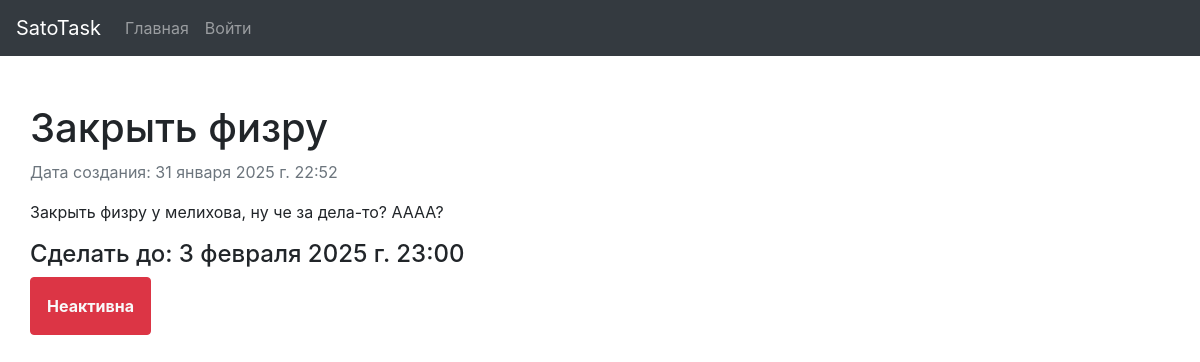
/task/1, run on the app's committed database.
### task/models.py (models this page shows, shortened)
class Task(models.Model):
    name = models.CharField(verbose_name="Название задачи", max_length=100)
    desc = models.TextField(verbose_name="Описание задачи")
    date_to = models.DateTimeField(verbose_name="До скольки выполнить?")
    time_register = models.DateTimeField(auto_now_add=True)
    status = models.CharField(verbose_name="Статус задачи", choices=STATUS_CHOICES , default='active', max_length=20)

### task/views.py (the view)
# urls.py: path('task/<int:id>', task),
def task(request, id):
    tasks = Task.objects.get(id=id)
    return render(request, 'task.html', {'task': tasks})

### task/templates/task.html (shortened to what this page needs)
{% extends 'base.html' %}
{% block content %}
<div class="row">
    <div class="mt-5 bg-muted">
        <div class="task-info">
            <h1 class="content-justify-center">{{ task.name }}</h1>
            <p class="text-muted">Дата создания: {{ task.time_register }}</p>
            <p>{{ task.desc }}</p>
            <h4>Сделать до: {{ task.date_to }}</h4>
        </div>
        <div class="task-status-view">
            {% if task.status == 'active' %}
                <a onclick="window.taskModal.showModal()" class="btn btn-success text-light text-center p-3"><b>Активен</b></a>
            {% elif task.status == 'inactive' %}
                <a class="btn btn-danger text-light text-center p-3"><b>Неактивна</b></a>
            {% else %}
                <h3 class="bg-muted text-center p-3 rounded w-50">Неизвестно</h3>
            {% endif %}
        </div>
    </div>
</div>
{% endblock %}

### data on the page
Task: name "Закрыть физру", time_register "31 января 2025 г. 22:52", desc "Закрыть физру у мелихова, ну че за дела-то? АААА?", date_to "3 февраля 2025 г. 23:00"
